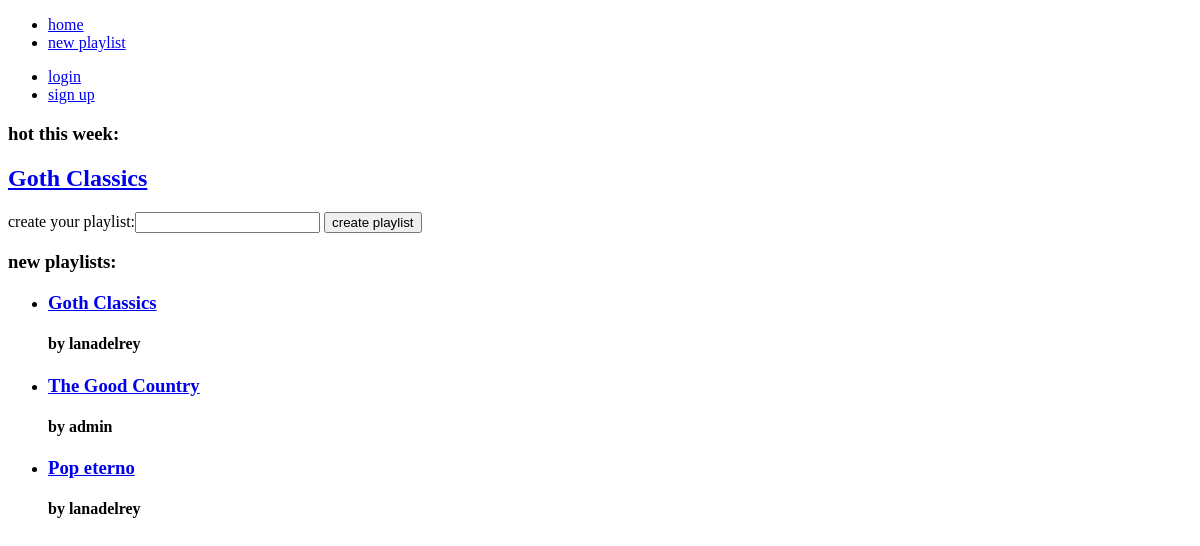
/, run on an earlier commit of the app's database.
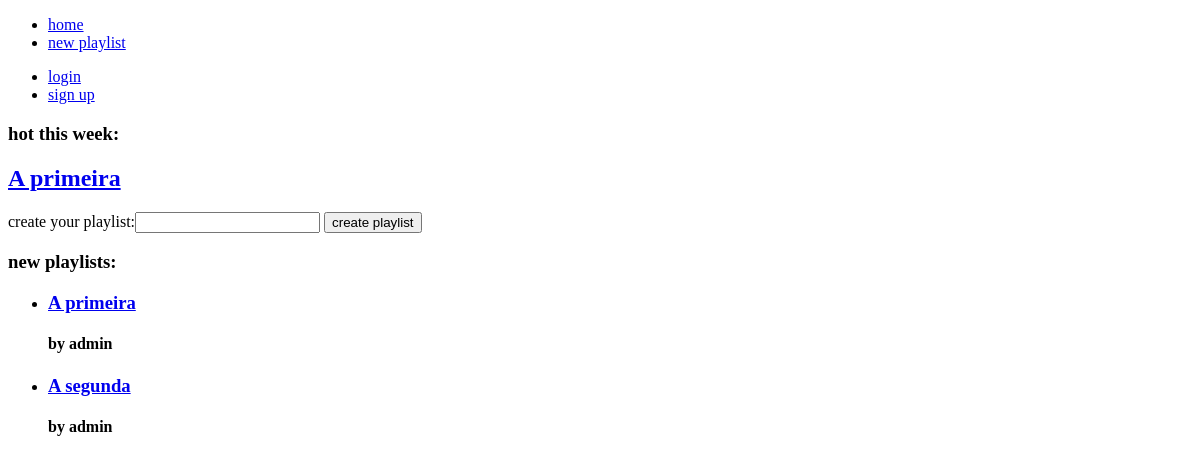
And on a later commit of the database.
### playlists/models.py (models this page shows)
class Playlist(models.Model):
    title = models.CharField(max_length=50)
    user_id = models.ForeignKey(User, on_delete=models.CASCADE)
    songs = models.ManyToManyField(Song)
    description = models.TextField(default="")
    def __str__(self):
        return self.title

### playlists/views.py (the view)
# urls.py: path('',views.index, name='playlists-index'),
def index(req):
    f = NewPlaylist()
    pl = Playlist.objects
    return render(req,'playlists/index.html', {'pl':pl, 'form':f})

### playlists/forms.py
class NewPlaylist(forms.Form):
    title = forms.CharField(label="create your playlist", max_length=120)

### templates/playlists/index.html (shortened to what this page needs)
{% extends "../layout.html" %}
{% block content %}
<section class="display">
    <div class="display-text">
        <h3>hot this week:</h3>
        <h1> <a href="{% url 'playlists-detail' pl.first.pk %}">{{pl.first}}</a></h1>
    </div>
    <div class="create">
        <form action="{% url 'playlists-create' %}" method="post">
            {{form}}
            <input type="submit" value="create playlist">
        </form>
    </div>
</section>
<section class="catalog">
    <h3>new playlists:</h3>
    <ul>
        {% for p in pl.all%}
        <li style="background-image: url('/static/playlists/img/DSCF0321.JPG');background-size: 100%;">
            <h3><a href="{% url 'playlists-detail' p.pk %}">{{p.title}}</a></h3>
            <h4>by {{p.user_id}}</h4>
        </li>
        {% endfor %}
    </ul>
</section>
{% endblock %}

### templates/layout.html (shortened to what this page needs)
{% load sass_tags %}
{% load static %}
<!DOCTYPE html>
<html lang="en">
    <head>
        <link rel="stylesheet" href="{% sass_src 'playlists/main.scss' %}">
    </head>
    <body>
        {% block navbar %}
        <nav class="navbar">
            <ul>
                <li> <a href="{% url 'playlists-index' %}">home</a></li>
                <li><a href="{% url 'playlists-create' %}">new playlist</a></li>
            </ul>
            <ul>
                {%if user.username %}
                    <li><a href="{% url 'users-profile' %}">{{user.username}}</a></li>
                    <li><a href="{% url 'logout' %}">logout</a></li>
                {%else%}
                    <li><a href="{% url 'login' %}">login</a></li>
                    <li><a href="{% url 'users-create' %}">sign up</a></li>
                {%endif%}
            </ul>
        </nav>
        {% endblock %}
        <div class="content">
            {% block content %}
            {% endblock %}
        </div>
    </body>
</html>

What changed in the data, as far as the page shows it:
removed Playlist: first "Goth Classics", title "Goth Classics", user_id "lanadelrey"
removed Playlist: title "The Good Country", user_id "admin"
removed Playlist: title "Pop eterno", user_id "lanadelrey"
added Playlist: first "A primeira", title "A primeira", user_id "admin"
added Playlist: title "A segunda", user_id "admin"
